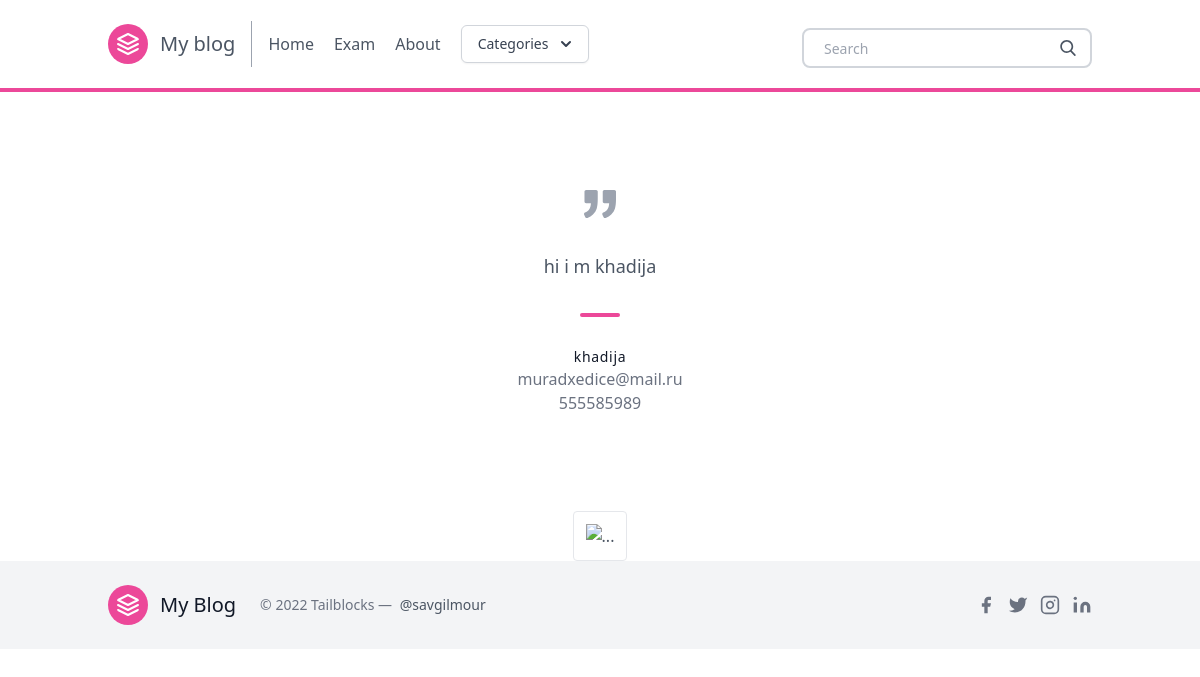
The page /about/ on the database its author committed.
### posts/models.py (models this page shows, shortened)
class Info(models.Model):
    email = models.EmailField()
    phone = models.BigIntegerField()
    about = models.TextField(max_length=200)
    name = models.CharField(max_length=50)
    profile_picture = models.ImageField()

### posts/views.py (the view)
# urls.py: path('about/', about,name = 'about' ),
def about (request):
    info = Info.objects.get()
    context = {
        'info': info,
    }
    return render(request, 'about_page.html',context)

### posts/templatetags/markdown_extras.py (called while the page is built)
@register.simple_tag
def get_categories():
    return Category.objects.all()

### templates/about_page.html (shortened to what this page needs)
{% extends 'base.html' %}
{% block content %}
<section class="text-gray-600 body-font">
    <div class="container px-5 py-24 mx-auto">
      <div class="xl:w-1/2 lg:w-3/4 w-full mx-auto text-center">
        <p class="leading-relaxed text-lg">{{info.about}} </p>
        <span class="inline-block h-1 w-10 rounded bg-pink-500 mt-8 mb-6"></span>
        <h2 class="text-gray-900 font-medium title-font tracking-wider text-sm">{{info.name}}</h2>
        <p class="text-gray-500">{{info.email}}</p>
        <p class="text-gray-500">{{info.phone}}</p>
      </div>
    </div>
    <div class="flex flex-wrap justify-center">
      <img
      src="https://u7.uidownload.com/vector/868/417/vector-female-developer-eps-svg.jpg"
      class="p-3 bg-white border rounded max-w-sm"
      alt="..."
    />
    </div>
  </section>
{% endblock content %}

### rows shown on the page
Info: about "hi i m khadija", name "khadija", email "muradxedice@mail.ru", phone "555585989"
